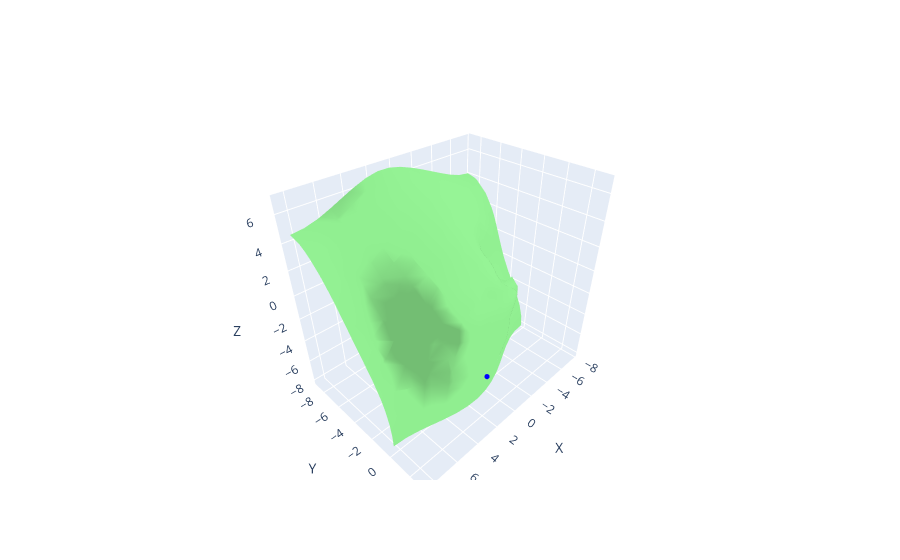

Notebook code for this chart:
### Code cell
fig = new_fig()

add_point(point, fig, 'blue')

# Ajouter la surface à la figure
fig.add_trace(go.Mesh3d(
    x=vertices[:, 0],
    y=vertices[:, 1],
    z=vertices[:, 2],
    i=faces[:, 0],
    j=faces[:, 1],
    k=faces[:, 2],
    color='lightgreen'
))

fig.show()

### Figure 1 — Plotly figure (JSON) as saved in the notebook; plotly's stock layout.template omitted (floating-point values rounded to 4 significant figures; data arrays with more than 128 entries replaced by an {"elided": "..."} marker saying what was removed)
{"data": [{"marker": {"color": "blue", "size": 3}, "mode": "markers", "type": "scatter3d", "x": [3], "y": [3], "z": [-2.972]}, {"color": "lightgreen", "i": {"elided": "990 int values"}, "j": {"elided": "990 int values"}, "k": {"elided": "990 int values"}, "type": "mesh3d", "x": {"elided": "538 float values"}, "y": {"elided": "538 float values"}, "z": {"elided": "538 float values"}}], "layout": {"scene": {"aspectmode": "data", "xaxis": {"title": {"text": "X"}}, "yaxis": {"title": {"text": "Y"}}, "zaxis": {"title": {"text": "Z"}}}, "showlegend": false}}
